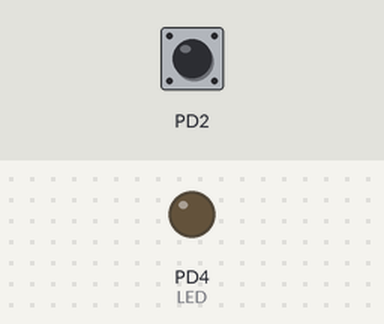
A program run on a simulated ATmega328P, built with avr-gcc and emulated at 1.6 MHz. Shown: output pins drawn as LEDs (lit = HIGH). The inputs (shaded band) are chosen by the test bench; at power-on: PD2 HIGH.

Above: at 1.2 s.
1.3 s: PD2 pulled LOW for 0.15 s
At 2.6 s:
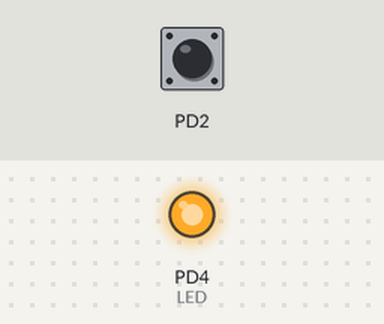
2.9 s: PD2 pulled LOW for 1 s
At 5.1 s:
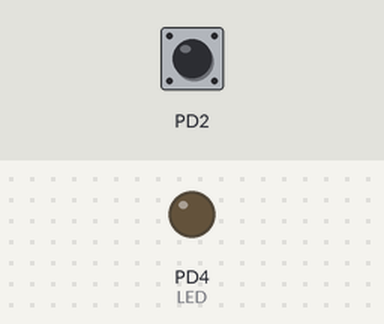
5.4 s: PD2 pulled LOW for 3.2 s
At 10.0 s:
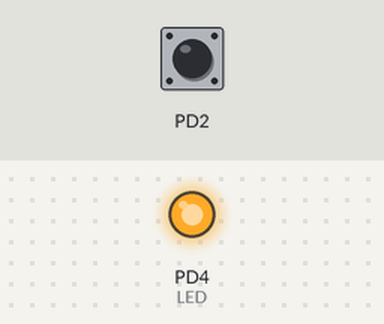
Timing chart, 0 to 11.5 s (numbered marks = the images above; inputs shaded):
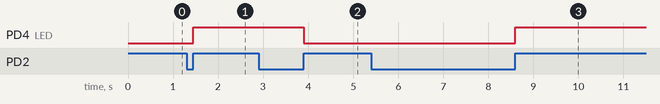

The program:

main.c
```c
#define F_CPU 1600000UL
#include <avr/io.h>
#include <avr/interrupt.h>
#include <util/delay.h>

ISR(INT0_vect) {
    PORTD ^= (1 << PORTD4);   // Toggle LED en PD4
}

int main(void) {
    DDRD  |=  (1 << DDD4);
    DDRD  &= ~(1 << DDD2);
    PORTD |=  (1 << PORTD2);
    EICRA |= (1 << ISC01) | (1 << ISC00);  // Configura INT0 para activarse con flanco de bajada
    EIMSK |=  (1 << INT0);
    sei();
    while (1) {

    }
}
```

Measured:
- after the input at 1.3 s, PD4 (LED): LOW → HIGH after 0.15 s
- after the input at 2.9 s, PD4 (LED): HIGH → LOW after 1.0 s
- after the input at 5.4 s, PD4 (LED): LOW → HIGH after 3.2 s
